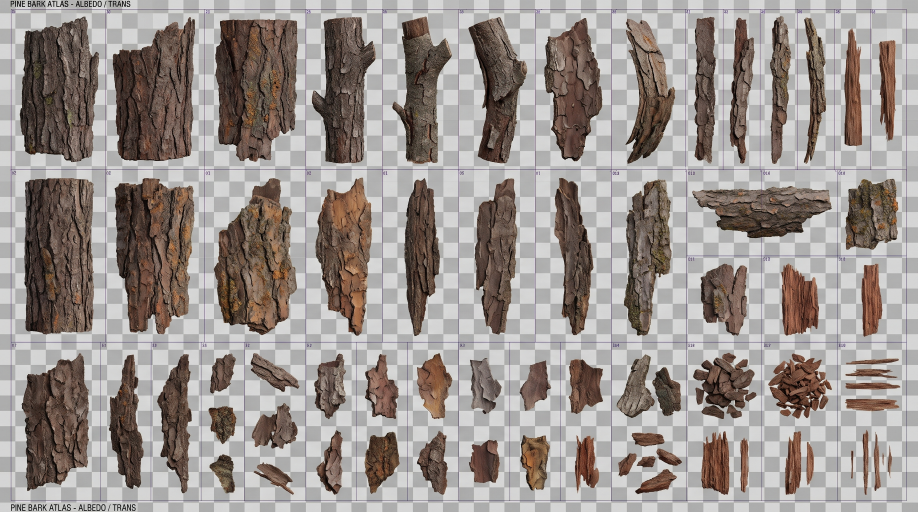
#> input picture pino/fotos/atlas_corteza.jpg, 2752 x 1536 px, found by its file name (shown at 1/3 size)
$ python generar_corteza_atlas.py
#> lines starting #> are read from the running program, lines starting #| are printed output that depends on the picture
# Genera public/pino/corteza_atlas.jpg (repetible en horizontal y vertical) a partir de los
# troncos cilindricos del atlas de corteza del usuario (pino/fotos/atlas_corteza.jpg).
# De cada tronco se toma la franja central (la que mira de frente), se le quita el sombreado
# del cilindro y se cosen con fundidos. Uso: python3 pino/generar_corteza_atlas.py
from PIL import Image
import numpy as np

im = Image.open('pino/fotos/atlas_corteza.jpg').convert('RGB')
#> im is the input picture: PIL image 2752x1536 RGB; mean R, G, B 154.4, 146.5, 142.4
K = im.size[0] / 2000.0
#> K = 1.38
# (x0, x1, y0, y1) del tronco en coordenadas de 2000 px de ancho
TRONCOS = [(45, 215, 40, 355), (245, 425, 40, 350), (470, 650, 40, 355), (50, 205, 388, 725),
           (248, 428, 388, 725)]
ALTO = 360          # px de cada franja (se reescalan todas a esta altura)
SOLAPE = 26         # px de fundido entre franjas


def franja(c, arriba=0.2):
#> called with c = (45, 215, 40, 355), arriba = 0.2
    x0, x1, y0, y1 = [int(v * K) for v in c]
#> x0 = 61; x1 = 295; y0 = 55; y1 = 488
    w, h = x1 - x0, y1 - y0
#> w = 234; h = 433
    # centro del cilindro: 56 % del ancho; alto sin los extremos rotos
    a = im.crop((x0 + int(w * 0.22), y0 + int(h * arriba), x1 - int(w * 0.22), y1 - int(h * 0.06)))
    a = a.resize((int(a.width * ALTO / a.height), ALTO), Image.LANCZOS)
#> a: PIL image 147x360 RGB
    f = np.asarray(a).astype(float)
    # quitar el sombreado de cilindro (oscuro a los lados) y el degradado vertical
    col = f.mean(axis=(0, 2))
#> col = 147 values, max 106.5 at index 131, min 45.34 at index 12, mean 71.43
    col = np.convolve(np.pad(col, 15, mode='edge'), np.ones(31) / 31, mode='same')[15:-15]
#> col = 147 values, max 90.37 at index 119, min 53.6 at index 6, mean 72.09
    fil = f.mean(axis=(1, 2))
#> fil = 360 values, max 101.5 at index 359, min 60.3 at index 211, mean 71.43
    fil = np.convolve(np.pad(fil, 40, mode='edge'), np.ones(81) / 81, mode='same')[40:-40]
#> fil = 360 values, max 88.5 at index 359, min 67.08 at index 193, mean 72.14
    f = f * (col.mean() / col)[None, :, None] * (fil.mean() / fil)[:, None, None]
    return f


def coser(a, b, n):
    w = np.linspace(0, 1, n)[None, :, None]
    mid = a[:, -n:] * (1 - w) + b[:, :n] * w
    return np.concatenate([a[:, :-n], mid, b[:, n:]], axis=1)


tiras = [franja(c, 0.3 if i == 1 else 0.2) for i, c in enumerate(TRONCOS)]   # el 2.o tiene el borde de arriba roto
#> call 3 of franja, with c = (470, 650, 40, 355), arriba = 0.2
#> in franja (call 3), `x0, x1, y0, y1 = [int(v * K) for v in c]`: x0 = 646; x1 = 894; y1 = 488
#> in franja (call 3), `w, h = x1 - x0, y1 - y0`: w = 248; h = 433
#> in franja (call 3), `col = f.mean(axis=(0, 2))`: col = 156 values, max 112.2 at index 133, min 47.59 at index 23, mean 80.04
#> in franja (call 3), `col = np.convolve(np.pad(col, 15, mode='edge'), np.ones(31) / 31, mode..`: col = 156 values, max 108.3 at index 148, min 54.74 at index 9, mean 80.09
#> in franja (call 3), `fil = f.mean(axis=(1, 2))`: fil = 360 values, max 120 at index 333, min 62.37 at index 209, mean 80.04
#> in franja (call 3), `fil = np.convolve(np.pad(fil, 40, mode='edge'), np.ones(81) / 81, mode..`: fil = 360 values, max 111.2 at index 359, min 72.28 at index 174, mean 79.89
#> in franja (call 3), `f = f * (col.mean() / col)[None, :, None] * (fil.mean() / fil)[:, None..`:
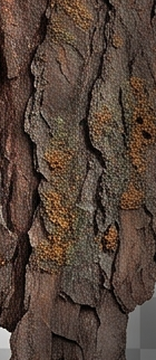
#> f: shape (360, 156, 3) float64; mean R, G, B 96.7, 77.2, 65.4; drawn with min black and max white
#> call 4 of franja, with c = (50, 205, 388, 725), arriba = 0.2
#> in franja (call 4), `x0, x1, y0, y1 = [int(v * K) for v in c]`: x0 = 68; x1 = 282; y0 = 533; y1 = 997
#> in franja (call 4), `w, h = x1 - x0, y1 - y0`: w = 214; h = 464
#> in franja (call 4), `col = f.mean(axis=(0, 2))`: col = 125 values, max 105.5 at index 122, min 41.95 at index 2, mean 71.65
#> in franja (call 4), `col = np.convolve(np.pad(col, 15, mode='edge'), np.ones(31) / 31, mode..`: col = 125 values, max 98.36 at index 124, min 45.82 at index 0, mean 71.67
#> in franja (call 4), `fil = f.mean(axis=(1, 2))`: fil = 360 values, max 84.02 at index 103, min 59.18 at index 298, mean 71.65
#> in franja (call 4), `fil = np.convolve(np.pad(fil, 40, mode='edge'), np.ones(81) / 81, mode..`: fil = 360 values, max 75.99 at index 105, min 69 at index 298, mean 71.82
#> in franja (call 4), `f = f * (col.mean() / col)[None, :, None] * (fil.mean() / fil)[:, None..`:
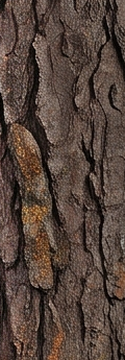
#> f: shape (360, 125, 3) float64; mean R, G, B 85.8, 68.7, 60
#> in franja (call 5), `x0, x1, y0, y1 = [int(v * K) for v in c]`: x0 = 341; x1 = 588
#> in franja (call 5), `w, h = x1 - x0, y1 - y0`: w = 247
#> in franja (call 5), `a = a.resize((int(a.width * ALTO / a.height), ALTO), Image.LANCZOS)`:
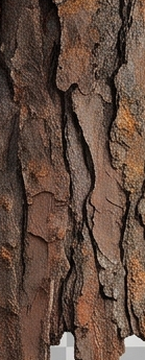
#> a: PIL image 145x360 RGB; mean R, G, B 97.9, 74.9, 62.8
#> in franja (call 5), `col = f.mean(axis=(0, 2))`: col = 145 values, max 112.3 at index 134, min 51.96 at index 7, mean 78.52
#> in franja (call 5), `col = np.convolve(np.pad(col, 15, mode='edge'), np.ones(31) / 31, mode..`: col = 145 values, max 104 at index 144, min 56.6 at index 0, mean 78.44
#> in franja (call 5), `fil = f.mean(axis=(1, 2))`: fil = 360 values, max 115.1 at index 356, min 61.95 at index 5, mean 78.52
#> in franja (call 5), `fil = np.convolve(np.pad(fil, 40, mode='edge'), np.ones(81) / 81, mode..`: fil = 360 values, max 103.8 at index 359, min 67.07 at index 0, mean 78.77
#> in franja (call 5), `f = f * (col.mean() / col)[None, :, None] * (fil.mean() / fil)[:, None..`:
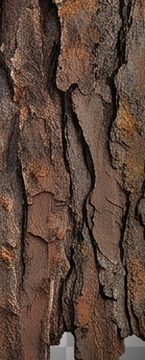
#> f: shape (360, 145, 3) float64; mean R, G, B 97.9, 74.6, 62.5; drawn with min black and max white
#> tiras = 5 items
medio = np.mean([t.mean(axis=(0, 1)) for t in tiras], axis=0)
#> medio = [89.85, 71.45, 61.97]
tiras = [t * (medio / t.mean(axis=(0, 1)))[None, None, :] for t in tiras]   # mismo tono medio
tex = tiras[0]
for t in tiras[1:]:
    tex = coser(tex, t, SOLAPE)
#> this loop made 4 passes
#> tex: shape (360, 651, 3) float64
# cerrar en horizontal (el final funde con el principio) y en vertical
n = SOLAPE
w = np.linspace(0, 1, n)[None, :, None]
tex[:, -n:] = tex[:, -n:] * (1 - w) + tex[:, :n] * w
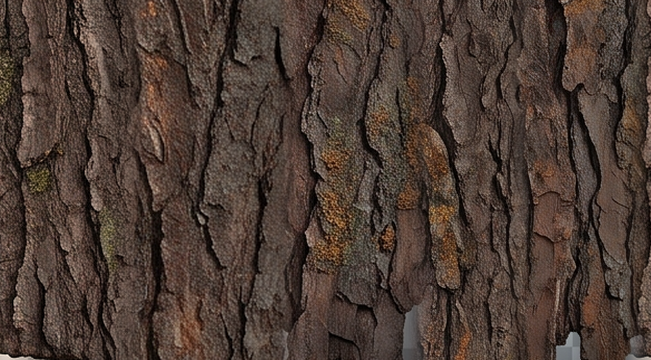
#> tex: shape (360, 651, 3) float64; mean of channels 0, 1, 2 90.1, 71.6, 61.9; drawn with min black and max white
tex = tex[:, :-n]
#> tex: shape (360, 625, 3) float64
nv = 60
wv = np.linspace(0, 1, nv)[:, None, None]
tex[-nv:] = tex[-nv:] * (1 - wv) + tex[:nv] * wv
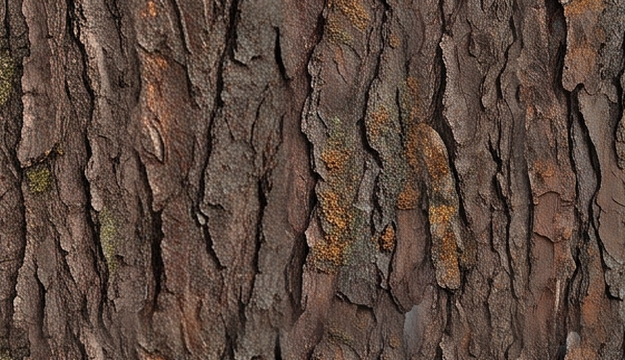
#> tex: shape (360, 625, 3) float64; mean of channels 0, 1, 2 90.4, 71.8, 62.1; drawn as R, G, B
tex = tex[:-nv]
#> tex: shape (300, 625, 3) float64
# algo mas calido, como la corteza rojiza del pino pinonero
tex = tex * np.array([1.05, 0.95, 0.88])
out = Image.fromarray(np.clip(tex, 0, 255).astype(np.uint8))
print('tamano', out.size, 'proporcion ancho/alto', round(out.width / out.height, 2))
#| tamano (625, 300) proporcion ancho/alto 2.08
out.resize((1024, 512), Image.LANCZOS).save('public/pino/corteza_atlas.jpg', quality=90)
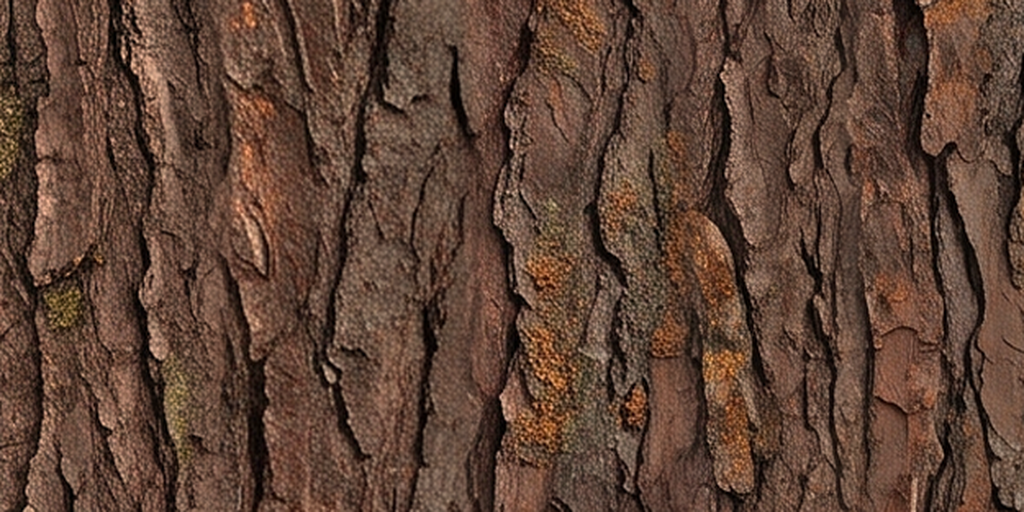
#> saved as corteza_atlas.jpg: PIL image 1024x512 RGB; mean R, G, B 94.7, 67.9, 54.2

$ run again, with pino/fotos/atlas_pinea.jpg copied over pino/fotos/atlas_corteza.jpg
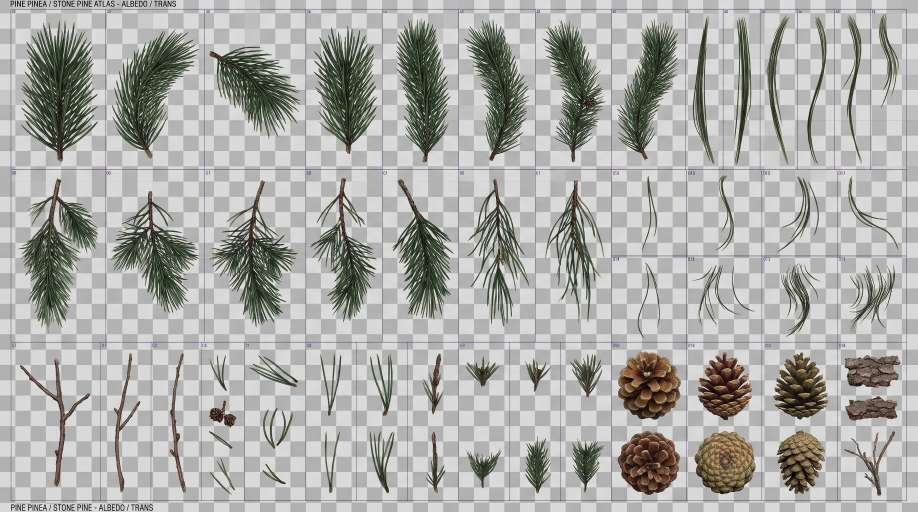
#> input picture pino/fotos/atlas_pinea.jpg, 2752 x 1536 px, found by its file name (shown at 1/3 size)
#> im is the input picture: PIL image 2752x1536 RGB; mean R, G, B 172.5, 172.5, 169.6
#> in franja, `col = f.mean(axis=(0, 2))`: col = 147 values, max 113.4 at index 1, min 35.65 at index 75, mean 80.8
#> in franja, `col = np.convolve(np.pad(col, 15, mode='edge'), np.ones(31) / 31, mode..`: col = 147 values, max 109 at index 0, min 51.87 at index 74, mean 80.98
#> in franja, `fil = f.mean(axis=(1, 2))`: fil = 360 values, max 183.7 at index 357, min 54.73 at index 73, mean 80.8
#> in franja, `fil = np.convolve(np.pad(fil, 40, mode='edge'), np.ones(81) / 81, mode..`: fil = 360 values, max 164.2 at index 359, min 61.77 at index 92, mean 81.65
#> x0 = 341; x1 = 588
#> w = 247
#> in franja (call 5), `col = f.mean(axis=(0, 2))`: col = 145 values, max 156.1 at index 40, min 100.5 at index 104, mean 129.8
#> in franja (call 5), `col = np.convolve(np.pad(col, 15, mode='edge'), np.ones(31) / 31, mode..`: col = 145 values, max 150.7 at index 29, min 108.8 at index 101, mean 129.9
#> in franja (call 5), `fil = f.mean(axis=(1, 2))`: fil = 360 values, max 198.5 at index 345, min 65.45 at index 93, mean 129.8
#> in franja (call 5), `fil = np.convolve(np.pad(fil, 40, mode='edge'), np.ones(81) / 81, mode..`: fil = 360 values, max 195.1 at index 359, min 81.58 at index 123, mean 130
#> in franja (call 5), `f = f * (col.mean() / col)[None, :, None] * (fil.mean() / fil)[:, None..`:
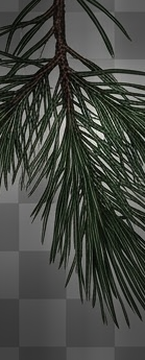
#> f: shape (360, 145, 3) float64; mean R, G, B 128.5, 133.9, 123.6; drawn with min black and max white
#> tiras = 5 items
#> medio = [110.3, 117.9, 104.3]
#> the loop `for t in tiras[1:]:` made 4 passes
#| tamano (625, 300) proporcion ancho/alto 2.08
#> `out.resize((1024, 512), Image.LANCZOS).save('public/pino/corteza_atlas..`:
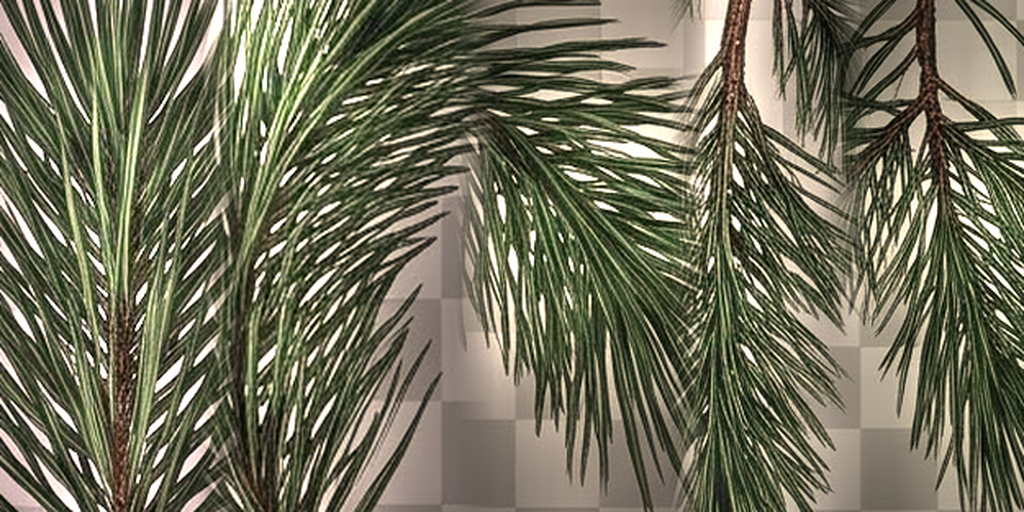
#> saved as corteza_atlas.jpg: PIL image 1024x512 RGB; mean R, G, B 110.7, 109.8, 88.1
